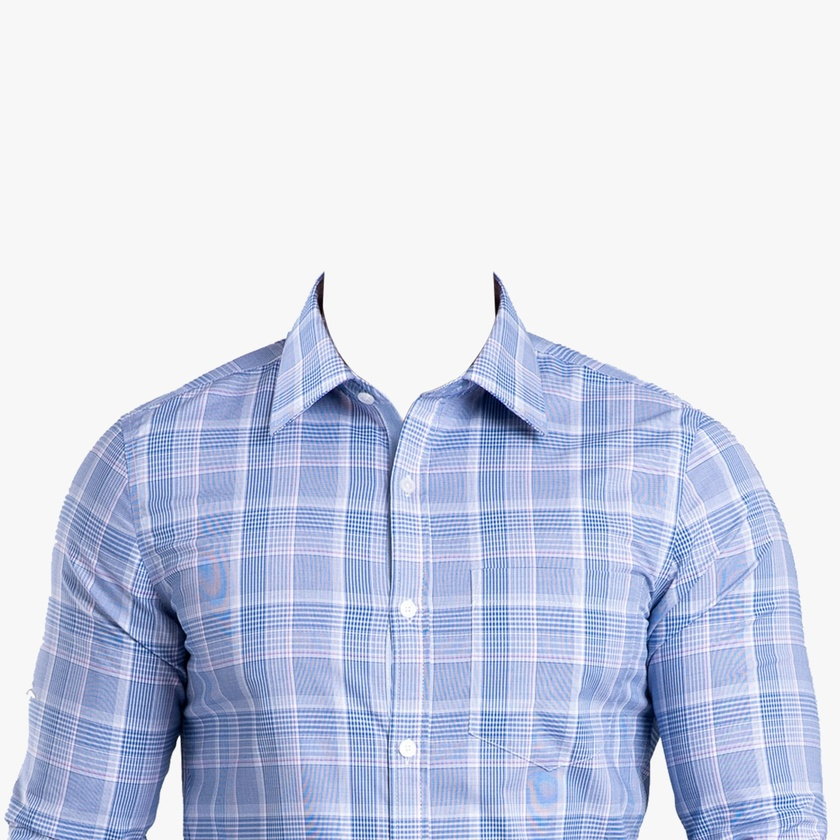
#> input picture Images/Image.jpg, 840 x 840 px, shrunk from 1600 x 1600 before the run
$ python -i image_processing.py   (imports and definitions only)
#> lines starting #> are read from the running program, lines starting #| are printed output that depends on the picture; after the words box and inside, x2 and y2 are one past the last pixel; in counts of white or black regions, pixels touching at a corner belong together
#> further down, picture is the input picture: shape (840, 840, 3); mean B, G, R 231.1, 212.8, 206.3
import numpy as np
import cv2
import requests

def download_clothing_image(image_url):
    response = requests.get(image_url)
    image_array = np.frombuffer(response.content, np.uint8)
    clothing_image = cv2.imdecode(image_array, cv2.IMREAD_UNCHANGED)

    if clothing_image is None:
        raise FileNotFoundError(f"Could not download clothing image from {image_url}")
    return clothing_image

def remove_background_from_clothing_image(clothing_image):
    if clothing_image.shape[2] == 3:
        hsv = cv2.cvtColor(clothing_image, cv2.COLOR_BGR2HSV)
#> hsv: shape (840, 840, 3); mean H, S, V 57, 31.6, 231.1

        lower_bound = np.array([0, 0, 200])
        upper_bound = np.array([180, 50, 255])

        mask = cv2.inRange(hsv, lower_bound, upper_bound)
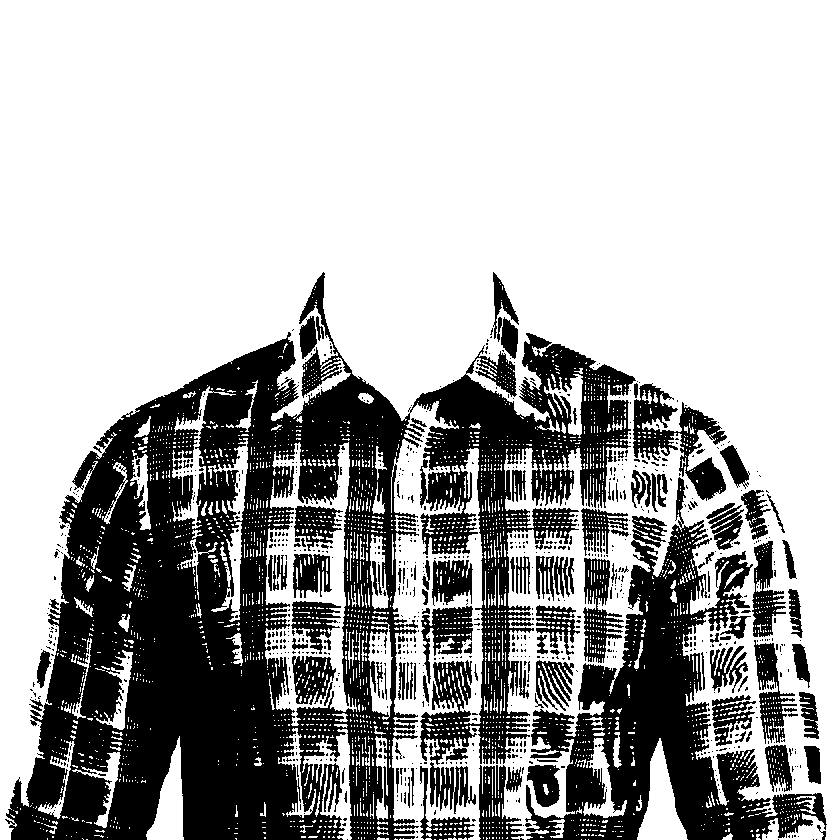
#> mask: shape (840, 840); 67.6% white; 917 black regions (786 under 20 px), largest, box (x1, y1, x2, y2) and area: (5, 272, 636, 840) 149006, (525, 477, 827, 840) 35161, (633, 383, 727, 501) 4123
        mask_inv = cv2.bitwise_not(mask)

        b_channel, g_channel, r_channel = cv2.split(clothing_image)
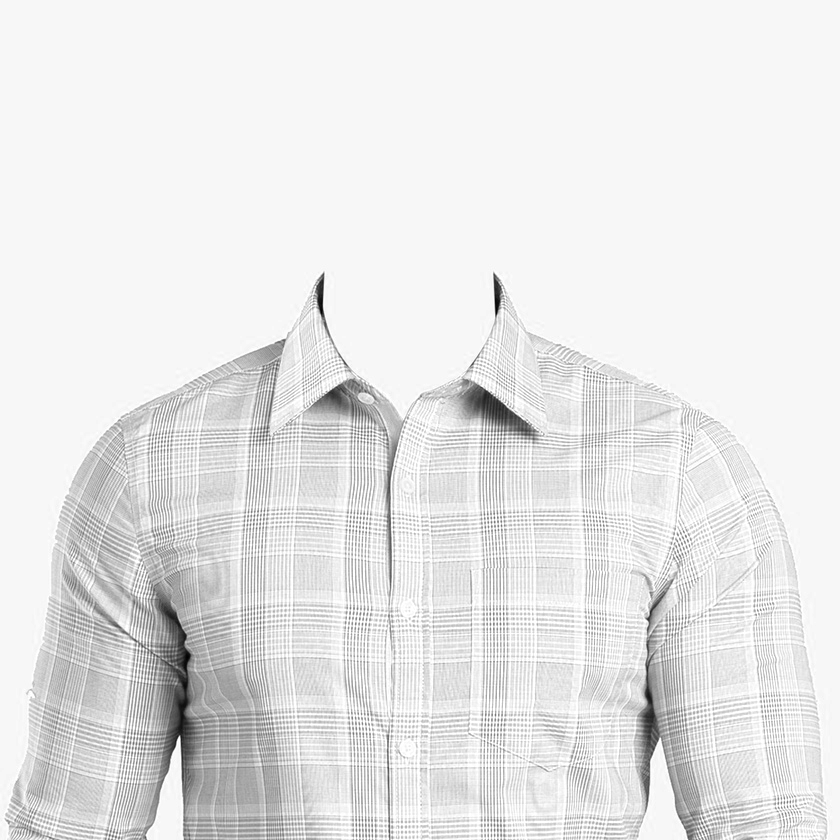
#> b_channel: shape (840, 840); min 0, max 255, mean 231.1
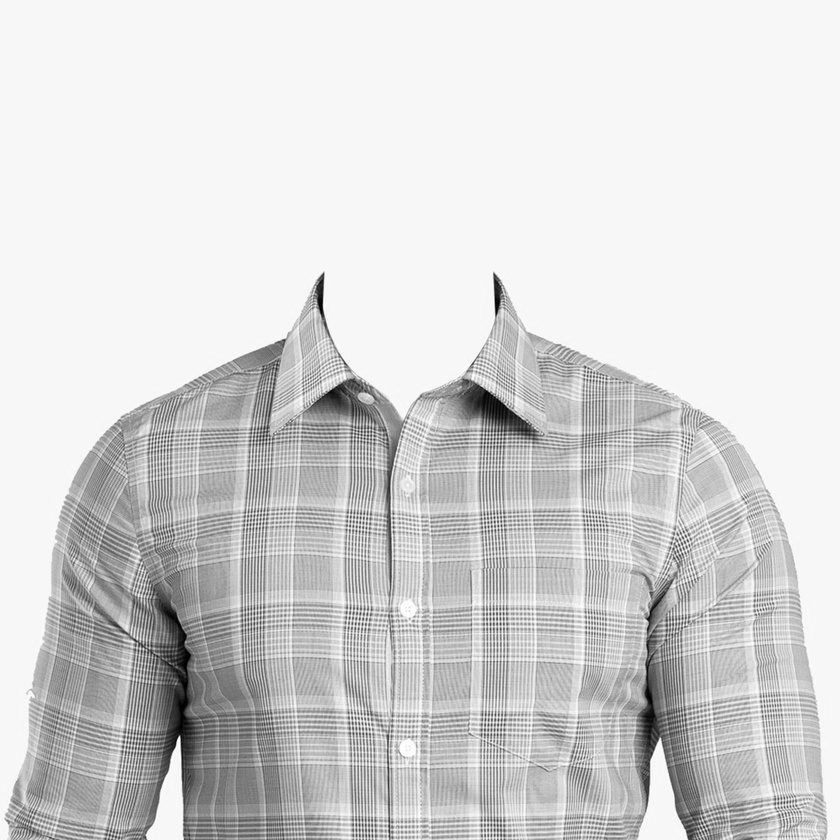
#> g_channel: shape (840, 840); min 0, max 255, mean 212.8
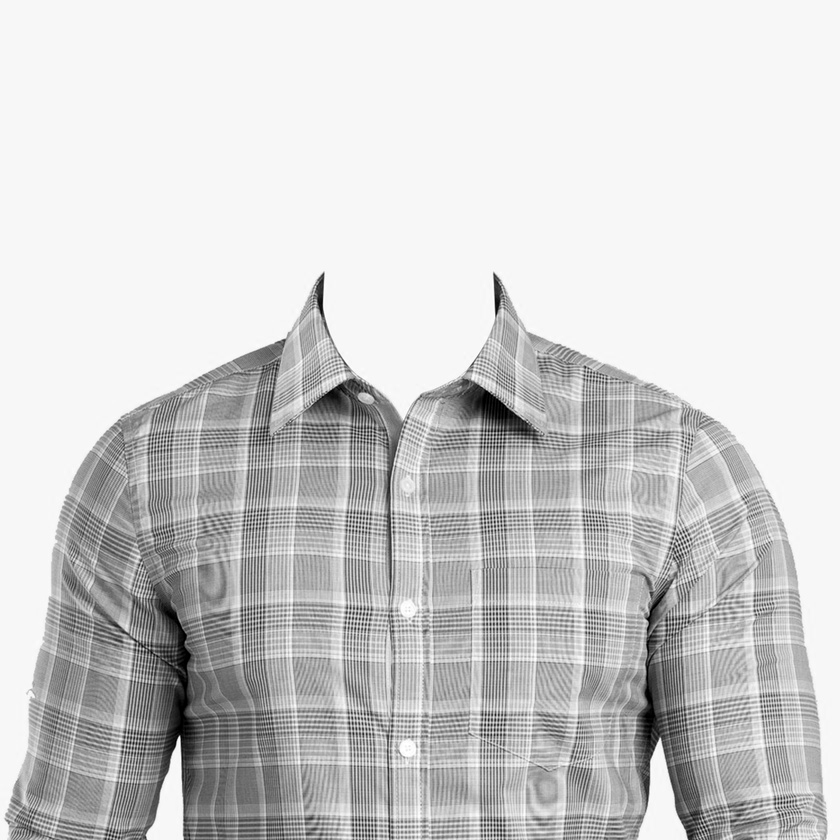
#> r_channel: shape (840, 840); min 0, max 255, mean 206.3
        alpha_channel = mask_inv

        clothing_image = cv2.merge((b_channel, g_channel, r_channel, alpha_channel))
    return clothing_image

>>> import cv2
>>> picture = cv2.imread('../Images/Image.jpg')
>>> result = remove_background_from_clothing_image(picture)

$ run again, on Images/new1.jpg
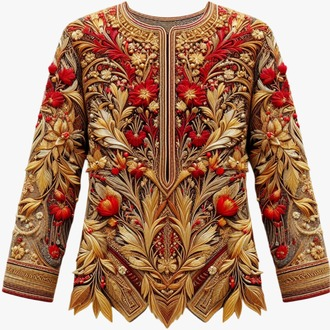
#> input picture Images/new1.jpg, 330 x 330 px
#> picture is the input picture: shape (330, 330, 3); mean B, G, R 111, 133.7, 173
#> hsv: shape (330, 330, 3); mean H, S, V 21.2, 118.1, 173.2
#> in remove_background_from_clothing_image, `mask = cv2.inRange(hsv, lower_bound, upper_bound)`:
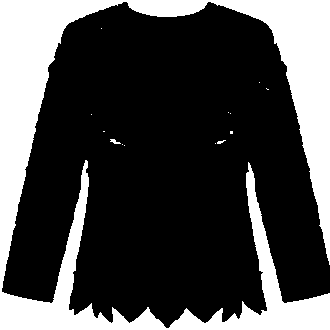
#> mask: shape (330, 330); 28.4% white; 14 white regions (12 under 20 px), largest, box (x1, y1, x2, y2) and area: (0, 0, 330, 330) 30815, (110, 139, 121, 144) 30
#> in remove_background_from_clothing_image, `b_channel, g_channel, r_channel = cv2.split(clothing_image)`:
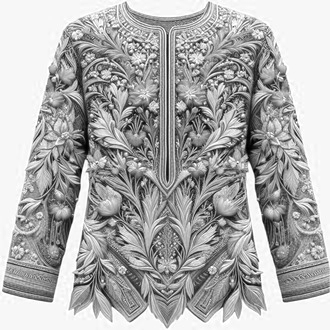
#> r_channel: shape (330, 330); min 0, max 255, mean 173
